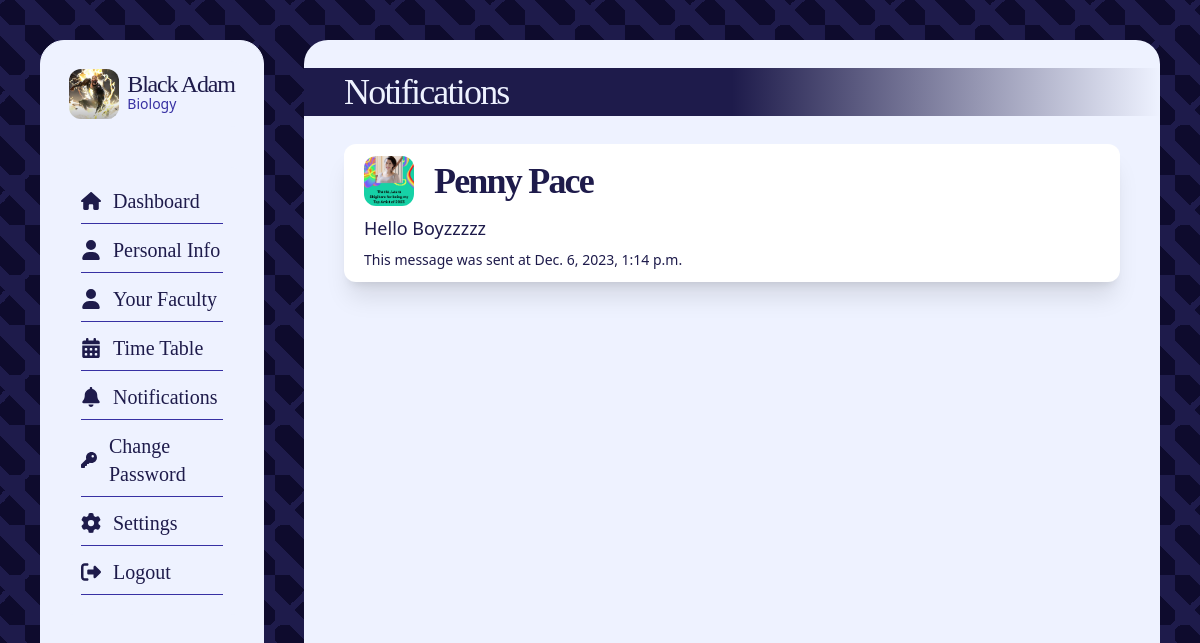
/dashboard/dash_notification (signed in), run on an earlier commit of the app's database.
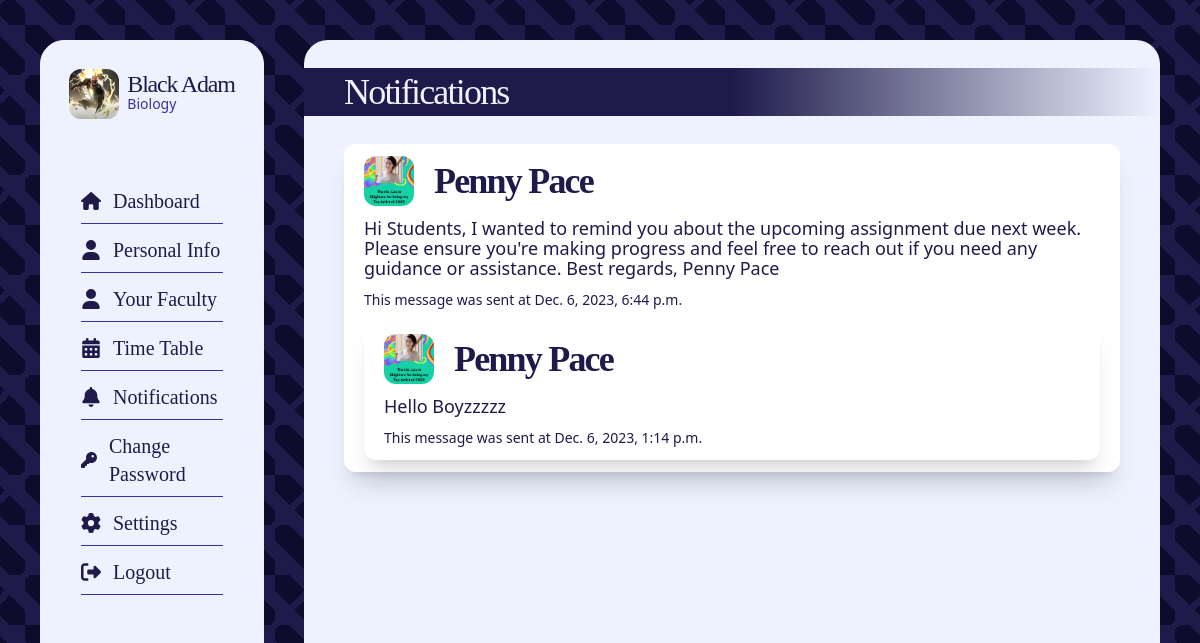
And on a later commit of the database.
### core/models.py (models this page shows, shortened)
class Notifications(models.Model):
    teacher_id = models.ForeignKey(Teachers, on_delete=models.CASCADE)
    course_id = models.ForeignKey(Courses, on_delete=models.CASCADE)
    message = models.CharField(max_length=500)
    date = models.DateTimeField(default=datetime.now)

class Teachers(models.Model):
    user = models.ForeignKey(User, on_delete=models.CASCADE)
    teacher_id = models.IntegerField()
    profile_img = models.ImageField(
        upload_to="profile_images", default="blank_profile_picture.jpg", null=True
    )
    course_id = models.ForeignKey(Courses, on_delete=models.CASCADE, null=True)
    subject_id = models.ForeignKey(Subjects, on_delete=models.CASCADE, null=True)
    address = models.CharField(max_length=100, default="")
    phone = models.IntegerField(default=0)

### core/views.py (the view)
@login_required(login_url="login")
def dash_notification(request):
    student = Students.objects.filter(user=request.user).first()
    notifications = Notifications.objects.filter(course_id=student.course_id)
    return render(
        request,
        "dash_notification.html",
        {
            "user_profile": student,
            "notifications": notifications,
        },
    )

### templates/dash_notification.html
{% extends "dash_base.html" %} {% block content %}
<div
	class="bg-indigo-50 backdrop-blur-sm overflow-y-scroll pb-10 rounded-3xl w-full h-full flex flex-col text-indigo-50"
>
	<h1
		class="text-4xl font-light font-serif tracking-tighter text-indigo-50 my-7 px-10 py-1 w-full bg-gradient-to-r from-indigo-950 via-indigo-950 to-transparent"
	>
		Notifications
	</h1>
	<div
		class="list w-full px-10 text-indigo-950 font-bold flex flex-col gap-5"
	>
		{% for notification in notifications reversed %}
		<div
			class="notification px-5 py-3 bg-white rounded-xl shadow-xl flex flex-col gap-3"
		>
			<div class="img flex gap-5 items-center">
				<div
					class="h-[50px] aspect-square bg-center bg-cover bg-[url('{{notification.teacher_id.profile_img.url}}')] rounded-xl"
				></div>
				<h1 class="text-4xl font-serif tracking-tighter">
					{{notification.teacher_id.user.username}}
				</h1>
			</div>
			<p class="text-lg font-normal leading-5">
				{{notification.message}}
			</p>
			<p class="text-sm font-normal">
				This message was sent at {{notification.date}}
			</p>
			{% empty %}
			<h1 class="p-10 text-2xl text-indigo-950/80">
				You have 0 notifications
			</h1>
		</div>
		{% endfor %}
	</div>
</div>
{% endblock content %}

What changed in the data, as far as the page shows it:
added Notifications: teacher_id.profile_img (picture), teacher_id.user.username "Penny Pace", message "Hi Students, I wanted to remind you about the upcoming assignment due next week. Please ensure you're making progress and feel free to reach out if you need any guidance or assistance. Best regards, Penny Pace", date "Dec. 6, 2023, 6:44 p.m."
